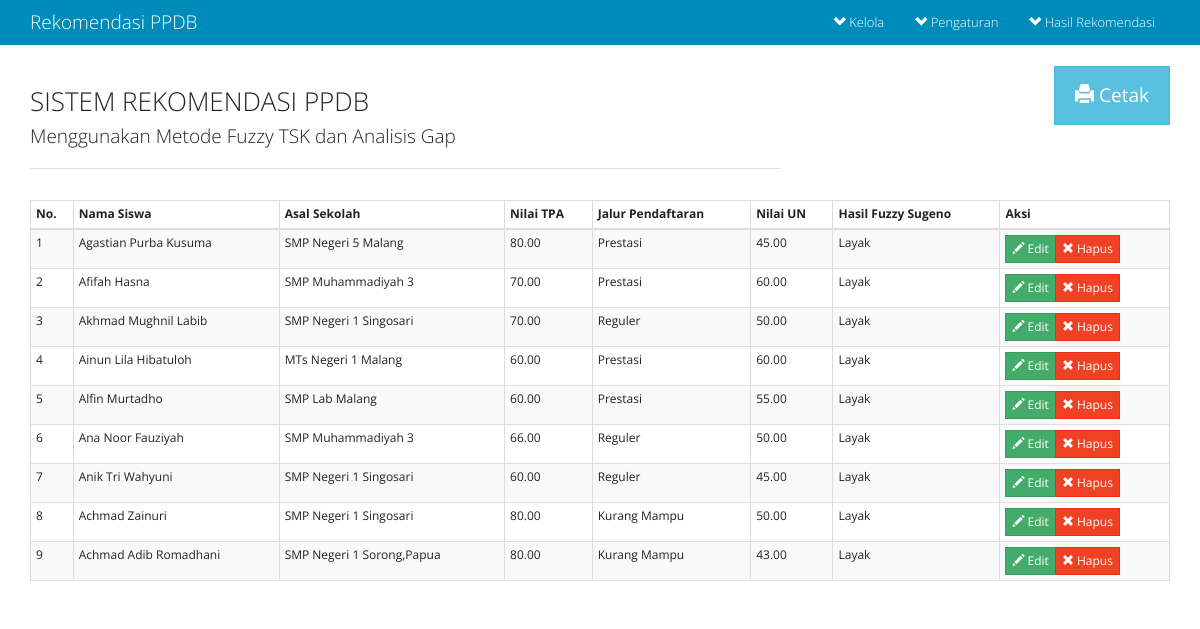
The app's page /fuzzyhibrid2/laporan.php with its own data.
### tables this page shows
CREATE TABLE `ppdb` (
  `id_ppdb` int(11) NOT NULL AUTO_INCREMENT,
  `id_siswa` int(12) DEFAULT NULL,
  `tpa` float(10,2) DEFAULT NULL,
  `nilai` float(10,2) DEFAULT NULL,
  `jalur` float(10,2) DEFAULT NULL,
  `id_daftar` varchar(20) DEFAULT NULL,
  `tgl_daftar` date DEFAULT NULL,
  `id_tes` varchar(20) DEFAULT NULL,
  `tgl_tes` datetime DEFAULT NULL,
  `pilihan1` varchar(50) DEFAULT NULL,
  `pilihan2` varchar(50) DEFAULT NULL,
  `datetime` datetime NOT NULL,
  PRIMARY KEY (`id_ppdb`)
);

### fuzzyhibrid2/laporan.php (the view, shortened to what this page needs)
<?php
include('header.php');
?>
<div class="container">
	<div class="row" style="margin-bottom:10px;">
		<div class="col-xs-8 col-sm-8 col-md-8 col-lg-8">
			<h3>SISTEM REKOMENDASI PPDB</h3>
			<h4>Menggunakan Metode Fuzzy TSK dan Analisis Gap</h4>
			<hr>
		</div>
		<div class="col-xs-4 col-sm-4 col-md-4 col-lg-4">
			<button type="button" class="print pull-right btn-lg btn btn-info no-print"><i class="glyphicon glyphicon-print"></i> Cetak</button>
		</div>
	</div>
	<?php
	$sql="select * from `08-view-fuzzy-sugeno`";
	$hasil=mysql_query($sql)or die('Query Fuzzy Sugeno Error:'.mysql_error());
	?>
	<table class="table table-hover table-bordered table-striped table-condensed">
		<thead>
			<tr>
				<th>No.</th>
				<th>Nama Siswa</th>
				<th>Asal Sekolah</th>
				<th>Nilai TPA</th>
				<th>Jalur Pendaftaran</th>
				<th>Nilai UN</th>
				<th>Hasil Fuzzy Sugeno</th>
				<th class="no-print">Aksi</th>
			</tr>
		</thead>
		<tbody>
	<?php
	if($hasil!=null){
		$i=1;
		while($row=mysql_fetch_array($hasil)){
			echo "<tr>";
			echo "<td>".$i."</td>";
			echo "<td>".$row['nama_siswa']."</td>";
			echo "<td>".$row['asal_sekolah']."</td>";
			echo "<td>".$row['tpa']."</td>";
			echo "<td>".($row['jalur']==33.3?'Kurang Mampu':($row['jalur']==66.6?'Reguler':'Prestasi'))."</td>";
			echo "<td>".$row['nilai']."</td>";
			echo "<td>".$row['fuzzy_output']."</td>";
			echo "<td class='no-print'><div class='btn-group'><a class='btn btn-xs btn-success' href='proses.php?form=ppdb&a=edit&id=".$row['id_ppdb']."'><i class='glyphicon glyphicon-pencil'></i> Edit</a>
			<a class='btn btn-danger btn-xs' href='proses.php?form=ppdb&a=delete&id=".$row['id_ppdb']."'><i class='glyphicon glyphicon-remove'></i> Hapus</a></td>";
			echo "</tr>";
			$i++;
		}
	}
	?>
		</tbody>
	</table>
<?php
include('footer.php');
 ?>

### records on screen
ppdb: nama_siswa "Agastian Purba Kusuma", asal_sekolah "SMP Negeri 5 Malang", tpa "80.00", jalur "Prestasi", nilai "45.00", fuzzy_output "Layak"
ppdb: nama_siswa "Afifah Hasna", asal_sekolah "SMP Muhammadiyah 3", tpa "70.00", jalur "Prestasi", nilai "60.00", fuzzy_output "Layak"
ppdb: nama_siswa "Akhmad Mughnil Labib", asal_sekolah "SMP Negeri 1 Singosari", tpa "70.00", jalur "Reguler", nilai "50.00", fuzzy_output "Layak"
ppdb: nama_siswa "Ainun Lila Hibatuloh", asal_sekolah "MTs Negeri 1 Malang", tpa "60.00", jalur "Prestasi", nilai "60.00", fuzzy_output "Layak"
ppdb: nama_siswa "Alfin Murtadho", asal_sekolah "SMP Lab Malang", tpa "60.00", jalur "Prestasi", nilai "55.00", fuzzy_output "Layak"
ppdb: nama_siswa "Ana Noor Fauziyah", asal_sekolah "SMP Muhammadiyah 3", tpa "66.00", jalur "Reguler", nilai "50.00", fuzzy_output "Layak"
ppdb: nama_siswa "Anik Tri Wahyuni", asal_sekolah "SMP Negeri 1 Singosari", tpa "60.00", jalur "Reguler", nilai "45.00", fuzzy_output "Layak"
ppdb: nama_siswa "Achmad Zainuri", asal_sekolah "SMP Negeri 1 Singosari", tpa "80.00", jalur "Kurang Mampu", nilai "50.00", fuzzy_output "Layak"
ppdb: nama_siswa "Achmad Adib Romadhani", asal_sekolah "SMP Negeri 1 Sorong,Papua", tpa "80.00", jalur "Kurang Mampu", nilai "43.00", fuzzy_output "Layak"
